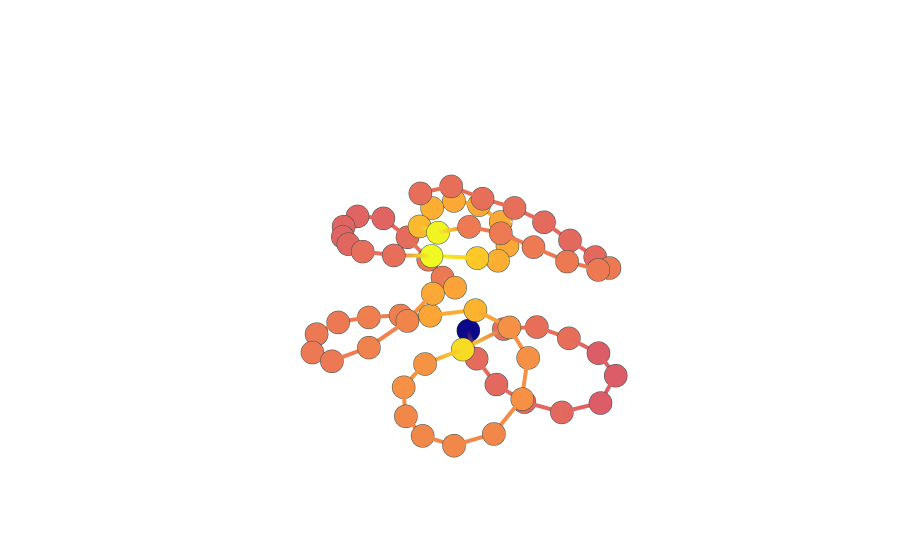

Write notebook code for a chart like this one.
### Code cell
fig = plot_chain_with_centrality('curve_1')
fig.show()
